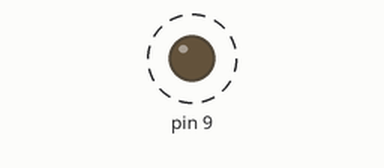
This sketch was run on a simulated Arduino Uno, built with avr-gcc and run on an emulated ATmega328P. On the bench: output pins drawn as LEDs (lit = HIGH). Dashed ring = blinking. No radio packets arrive unless stated.

Above: at 0.7 s.
Timing chart, 0 to 3.0 s (numbered marks = the images above):
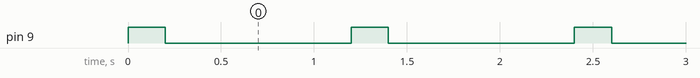

The sketch:

transmitter-test.ino
```cpp
/*Suitable for 433MHz Remote Kit and 315MHz Remote Kit */

#include <VirtualWire.h>

int RF_TX_PIN = 5;//connect the sent module to D12 to use
              //you can change it to the idle port you want.

void setup()
{
  Serial.begin(19200);
  pinMode(9, OUTPUT);
  vw_set_tx_pin(RF_TX_PIN); // Setup transmit pin
  vw_set_ptt_inverted(true); // Transmit on low
  vw_setup(2000); // Transmission speed in bits per second.
}

void loop()
{
  digitalWrite(9, HIGH);
  const char *msg = "hello";
  vw_send((uint8_t *)msg, strlen(msg));  // Send 'hello' every 400ms.
  delay(200);
  digitalWrite(9, LOW);
  delay(1000);

}
```

Measured:
- by itself, pin 9: alternates HIGH for 0.20 s and LOW for 1.0 s
